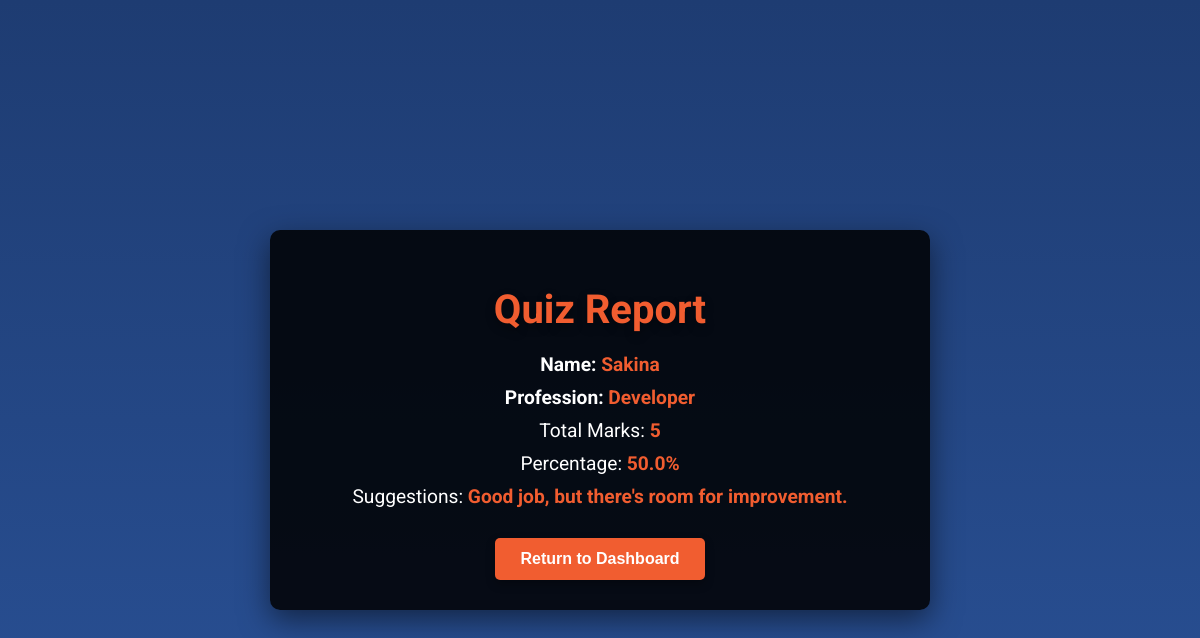
The page /dashboard/ (signed in) on the database its author committed.
### quiz/models.py (models this page shows, shortened)
class Candidate(models.Model):
    name = models.CharField(max_length=100)
    profession = models.CharField(max_length=100)
    email = models.EmailField(unique=True)
    password = models.CharField(max_length=255)
    unique_code = models.CharField(max_length=10, unique=True)

class Result(models.Model):
    candidate = models.ForeignKey(Candidate, on_delete=models.CASCADE)
    total_marks = models.IntegerField()
    percentage = models.FloatField()
    suggestions = models.TextField()

### quiz/views.py (the view)
# urls.py: path('dashboard/', views.dashboard, name='dashboard'),  # Dashboard (results and details)
def dashboard(request):
    candidate_id = request.session.get('candidate_id')
    if not candidate_id:
        return redirect('base')
    candidate = Candidate.objects.get(id=candidate_id)
    result = Result.objects.filter(candidate_id=candidate_id).first()
    return render(request, 'quiz/dashboard.html', {
        'candidate': candidate,
        'result': result,
        'name': candidate.name,
        'profession': candidate.profession,  # Ensure 'profession' is a valid field in the Candidate model
    })

### quiz/templates/quiz/dashboard.html (shortened to what this page needs)
<!DOCTYPE html>
<html lang="en">
<head>
</head>
<body>
    <div class="report-container">
        <h1>Quiz Report</h1>
        <p><strong>Name:</strong> <span class="highlight">{{ candidate.name }}</span></p>
        <p><strong>Profession:</strong> <span class="highlight">{{ candidate.profession }}</span></p>
        <p>Total Marks: <span class="highlight">{{ result.total_marks }}</span></p>
        <p>Percentage: <span class="highlight">{{ result.percentage }}%</span></p>
        <p>Suggestions: <span class="highlight">{{ result.suggestions }}</span></p>
        <button onclick="window.location.href='/home/'">Return to Dashboard</button>
    </div>
</body>
</html>

### quiz/templates/quiz/dashboard.html (style rules this page uses)
body { margin: 0; font-family: 'Roboto', sans-serif; background: linear-gradient(to bottom, #1e3c72, #2a5298); color: #fff; display: flex; justify-content: center; align-items: center; min-height: 100vh; padding: 20px; }
.report-container { width: 100%; max-width: 600px; background: rgba(0, 0, 0, 0.85); padding: 30px; border-radius: 10px; box-shadow: 0 10px 30px rgba(0, 0, 0, 0.5); animation: fadeIn 1.5s ease; text-align: center; }
h1 { font-size: 2.5rem; margin-bottom: 20px; color: #f15d30; text-shadow: 0 4px 10px rgba(0, 0, 0, 0.4); }
p { font-size: 1.2rem; margin: 10px 0; }
.highlight { color: #f15d30; font-weight: bold; }
button { margin-top: 20px; padding: 12px 25px; font-size: 1rem; font-weight: bold; color: white; background: #f15d30; border: none; border-radius: 5px; cursor: pointer; box-shadow: 0 4px 10px rgba(0, 0, 0, 0.3); transition: background 0.3s, transform 0.3s; }

### rows shown on the page
Candidate: name "Sakina", profession "Developer"
Result: total_marks "5", percentage "50.0", suggestions "Good job, but there's room for improvement."
